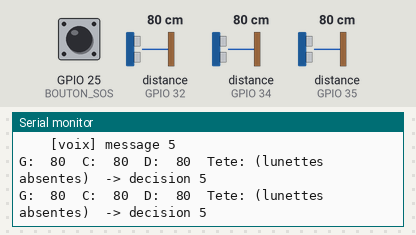
Recording of a sketch running on a simulated ESP32. On the bench: the last lines printed to the serial monitor. Wiring (inferred from the names in the program): 3 × ultrasonic range finder: trigger GPIO 13, echo GPIO 34 / trigger GPIO 14, echo GPIO 35 / trigger GPIO 27, echo GPIO 32. Inputs (shaded band) come from the test bench; at power-on: distance to the obstacle (sensors on GPIO 32, GPIO 34, GPIO 35) 80 cm, GPIO 25 (BOUTON_SOS) HIGH. The echo pulse lasts 58.3 µs per cm; WiFi joins after 1.5 s; servers stay silent unless stated; the audio player accepts every command and is not drawn.

Above: at 3.6 s.
3.7 s: distance to the obstacle (sensor on GPIO 32) set to 2 cm
At 4.26 s:
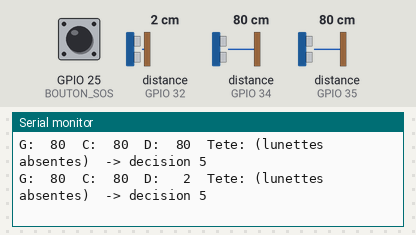
6.2 s: distance to the obstacle (sensor on GPIO 34) set to 2 cm
At 6.72 s:
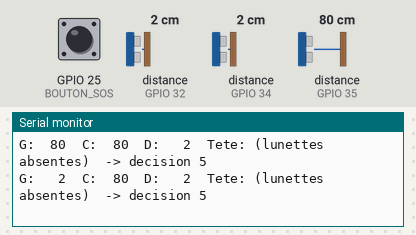
8.6 s: distance to the obstacle (sensor on GPIO 35) set to 2 cm
At 9.08 s:
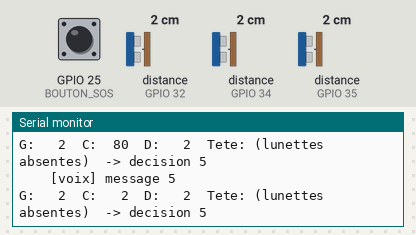
11.0 s: GPIO 25 (BOUTON_SOS) pulled LOW for 3.2 s
At 12.73 s:
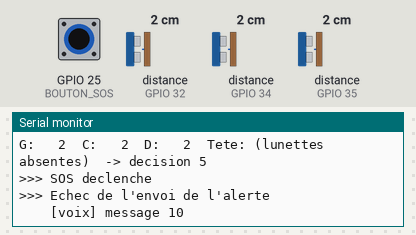
15.7 s: distance to the obstacle (sensor on GPIO 32) set to 18 cm
At 16.25 s:
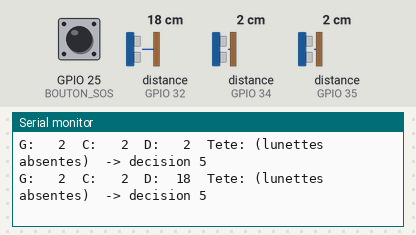
18.1 s: distance to the obstacle (sensor on GPIO 34) set to 18 cm
At 18.55 s:
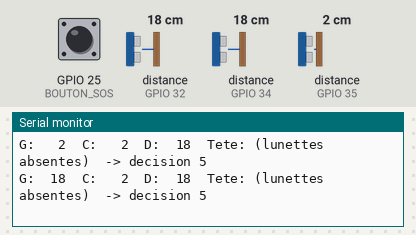
Timing chart, 0 to 21.1 s (numbered marks = the images above; inputs shaded):
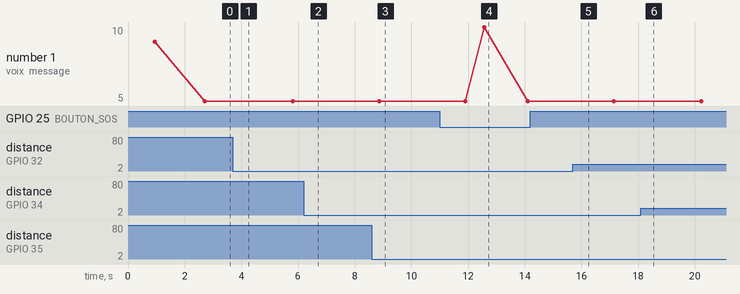

Measured:
- after the input at 3.7 s, the serial monitor: prints a new line after 0.33 s (image 1)
- after the input at 6.2 s, the serial monitor: prints a new line after 0.30 s (image 2)
- after the input at 8.6 s, the serial monitor: prints a new line after 0.26 s (image 3)
- after the input at 11.0 s, the serial monitor: prints a new line after 1.5 s (image 4)
- after the input at 15.7 s, the serial monitor: prints a new line after 0.33 s (image 5)
- after the input at 18.1 s, the serial monitor: prints a new line after 0.24 s (image 6)

The sketch:

canne_finale.ino
```cpp
// ============================================================
//  Projet 3 - CANNE INTELLIGENTE (programme final)
//
//  - 3 capteurs HC-SR04 (gauche, centre, droite)
//  - réception de la distance "tête" envoyée par les lunettes (ESP-NOW)
//  - décision : quel message dire
//  - messages vocaux par le DFPlayer Mini (écouteurs)
//  - bouton SOS (appui long) : alerte Telegram par Wi-Fi
//
//  Câblage (voir Documentation_Projet3.md) :
//    Gauche : Trig GPIO 13, Echo -> pont diviseur -> GPIO 34
//    Centre : Trig GPIO 14, Echo -> pont diviseur -> GPIO 35
//    Droite : Trig GPIO 27, Echo -> pont diviseur -> GPIO 32
//    DFPlayer : GPIO 17 (TX2) -> 1 kOhm -> RX ; TX -> GPIO 16 (RX2)
//    Bouton SOS : GPIO 25 <-> GND
//
//  Carte : "ESP32 Dev Module"   Moniteur série : 115200 bauds
//  Bibliothèque : DFRobotDFPlayerMini
// ============================================================

#include <WiFi.h>
#include <esp_now.h>
#include <esp_wifi.h>
#include <WiFiClientSecure.h>
#include <HTTPClient.h>
#include <DFRobotDFPlayerMini.h>

// ------------------------------------------------------------
//  À CONFIGURER
//  Laisser vide ("") pour fonctionner sans Wi-Fi ni Telegram.
//  WIFI_SSID doit être IDENTIQUE dans lunettes.ino.
// ------------------------------------------------------------
const char* WIFI_SSID        = "";   // nom du partage de connexion
const char* WIFI_PASSWORD    = "";   // mot de passe du partage de connexion
const char* TELEGRAM_TOKEN   = "";   // jeton du bot (donné par @BotFather)
const char* TELEGRAM_CHAT_ID = "";   // identifiant du destinataire de l'alerte

// ------------------------------------------------------------
//  Broches
// ------------------------------------------------------------
const int NB_CAPTEURS = 3;
const int GAUCHE = 0, CENTRE = 1, DROITE = 2;
const int TRIG[NB_CAPTEURS] = {13, 14, 27};
const int ECHO[NB_CAPTEURS] = {34, 35, 32};
const char* NOM[NB_CAPTEURS] = {"G", "C", "D"};

const int BOUTON_SOS = 25;
const int DF_RX = 16;   // reçoit le TX du DFPlayer
const int DF_TX = 17;   // envoie vers le RX du DFPlayer (via 1 kOhm)

// ------------------------------------------------------------
//  Réglages
// ------------------------------------------------------------
const long SEUIL_OBSTACLE = 120;      // cm : en dessous, un capteur de la canne est "bloqué"
const long SEUIL_TETE     = 100;      // cm : obstacle à hauteur de tête
const long TIMEOUT_US     = 25000;    // attente max de l'écho (environ 4 m)
const int  PAUSE_CAPTEUR_MS = 35;     // pause après chaque mesure (évite les échos croisés)

const unsigned long MIN_ENTRE_MESSAGES = 1500;  // ms entre deux messages différents
const unsigned long REPETITION_MS      = 3000;  // ms avant de répéter le même message
const unsigned long LUNETTES_TIMEOUT   = 1500;  // ms sans nouvelles : lunettes absentes
const unsigned long DUREE_APPUI_SOS    = 1500;  // ms d'appui pour déclencher le SOS
const int VOLUME = 20;                          // volume du DFPlayer (0 à 30)

// ------------------------------------------------------------
//  Messages : numéro du fichier dans le dossier mp3 de la carte SD
// ------------------------------------------------------------
const int MSG_AUCUN         = 0;
const int MSG_OBST_GAUCHE   = 1;   // 0001.mp3 « Obstacle à gauche »
const int MSG_OBST_DROITE   = 2;   // 0002.mp3 « Obstacle à droite »
const int MSG_ALLER_GAUCHE  = 3;   // 0003.mp3 « Obstacle devant, allez à gauche »
const int MSG_ALLER_DROITE  = 4;   // 0004.mp3 « Obstacle devant, allez à droite »
const int MSG_STOP          = 5;   // 0005.mp3 « Stop, obstacle »
const int MSG_HAUTEUR       = 6;   // 0006.mp3 « Attention, obstacle en hauteur »
const int MSG_TOUT_DROIT    = 7;   // 0007.mp3 « Continuez tout droit »
const int MSG_ALERTE_OK     = 8;   // 0008.mp3 « Alerte envoyée »
const int MSG_PRET          = 9;   // 0009.mp3 « Système prêt »
const int MSG_ALERTE_ECHEC  = 10;  // 0010.mp3 « Alerte non envoyée »

// ------------------------------------------------------------
//  Paquet reçu des lunettes (identique dans lunettes.ino)
// ------------------------------------------------------------
const uint32_t CODE_PROJET = 0x43414E45;   // "CANE" : ignore les autres appareils ESP-NOW
typedef struct __attribute__((packed)) {
  uint32_t code;
  int16_t  distanceCm;   // -1 = rien détecté
  uint16_t numero;
} PaquetLunettes;

volatile int16_t teteDistance = -1;
volatile unsigned long teteDerniereReception = 0;

// ------------------------------------------------------------
//  Variables
// ------------------------------------------------------------
HardwareSerial dfSerial(2);
DFRobotDFPlayerMini df;
bool dfOk = false;

long historique[NB_CAPTEURS][3];   // 3 dernières mesures de chaque capteur
int  indexHisto[NB_CAPTEURS] = {0, 0, 0};
long distance[NB_CAPTEURS] = {-1, -1, -1};

int dernierMessage = MSG_AUCUN;
unsigned long dernierMessageMs = 0;
bool obstacleEnCours = false;
bool annoncerToutDroit = false;

// ============================================================
//  Mesure des capteurs
// ============================================================

// Une mesure. Renvoie la distance en cm, ou -1 si rien n'est détecté.
long mesureBrute(int i) {
  // Si le capteur n'a rien vu à la mesure précédente, Echo reste à HIGH
  // jusqu'à environ 60 ms : on attend la fin avant de redéclencher.
  unsigned long t = millis();
  while (digitalRead(ECHO[i]) == HIGH && millis() - t < 100) {}

  digitalWrite(TRIG[i], LOW);
  delayMicroseconds(2);
  digitalWrite(TRIG[i], HIGH);
  delayMicroseconds(10);
  digitalWrite(TRIG[i], LOW);

  long duree = pulseIn(ECHO[i], HIGH, TIMEOUT_US);
  if (duree == 0) return -1;
  return duree / 58;
}

// Médiane de 3 valeurs ; -1 ("rien") est traité comme très loin.
long mediane3(long a, long b, long c) {
  long m[3] = {a < 0 ? 9999 : a, b < 0 ? 9999 : b, c < 0 ? 9999 : c};
  if (m[0] > m[1]) { long t = m[0]; m[0] = m[1]; m[1] = t; }
  if (m[1] > m[2]) { long t = m[1]; m[1] = m[2]; m[2] = t; }
  if (m[0] > m[1]) { long t = m[0]; m[0] = m[1]; m[1] = t; }
  return (m[1] == 9999) ? -1 : m[1];
}

// Mesure un capteur et met à jour sa distance filtrée (médiane des 3 dernières mesures).
void mettreAJourCapteur(int i) {
  historique[i][indexHisto[i]] = mesureBrute(i);
  indexHisto[i] = (indexHisto[i] + 1) % 3;
  distance[i] = mediane3(historique[i][0], historique[i][1], historique[i][2]);
}

// ============================================================
//  Lunettes (ESP-NOW)
// ============================================================

void surReception(const esp_now_recv_info_t* info, const uint8_t* data, int len) {
  if (len != sizeof(PaquetLunettes)) return;
  PaquetLunettes p;
  memcpy(&p, data, sizeof(p));
  if (p.code != CODE_PROJET) return;
  teteDistance = p.distanceCm;
  teteDerniereReception = millis();
}

bool lunettesConnectees() {
  return teteDerniereReception != 0 && millis() - teteDerniereReception < LUNETTES_TIMEOUT;
}

// ============================================================
//  Wi-Fi : canne et lunettes doivent être sur le même canal radio.
//  Règle commune : canal du réseau WIFI_SSID s'il est trouvé, sinon canal 1.
// ============================================================

int canalDuReseau(const char* ssid) {
  if (strlen(ssid) == 0) return 0;
  int n = WiFi.scanNetworks();
  int canal = 0;
  for (int i = 0; i < n; i++) {
    if (WiFi.SSID(i) == ssid) { canal = WiFi.channel(i); break; }
  }
  WiFi.scanDelete();
  return canal;
}

void forcerCanal(int canal) {
  esp_wifi_set_promiscuous(true);
  esp_wifi_set_channel(canal, WIFI_SECOND_CHAN_NONE);
  esp_wifi_set_promiscuous(false);
}

void demarrerRadio() {
  WiFi.mode(WIFI_STA);
  WiFi.disconnect();
  delay(100);

  int canal = canalDuReseau(WIFI_SSID);

  if (canal > 0) {
    Serial.printf("Connexion au Wi-Fi \"%s\" (canal %d)...\n", WIFI_SSID, canal);
    WiFi.begin(WIFI_SSID, WIFI_PASSWORD);
    unsigned long t = millis();
    while (WiFi.status() != WL_CONNECTED && millis() - t < 10000) delay(200);
  }

  if (WiFi.status() == WL_CONNECTED) {
    WiFi.setAutoReconnect(true);
    Serial.printf("Wi-Fi connecte, canal %d\n", WiFi.channel());
  } else {
    WiFi.setAutoReconnect(false);
    WiFi.disconnect();
    if (canal == 0) canal = 1;
    forcerCanal(canal);
    Serial.printf("Pas de Wi-Fi : fonctionnement local sur le canal %d (SOS indisponible)\n", canal);
  }

  if (esp_now_init() != ESP_OK) {
    Serial.println("ERREUR : ESP-NOW n'a pas demarre");
    return;
  }
  esp_now_register_recv_cb(surReception);
  Serial.println("ESP-NOW pret : en attente des lunettes");
}

// ============================================================
//  SOS : alerte Telegram
// ============================================================

String encoderUrl(const String& s) {
  String r;
  const char* hex = "0123456789ABCDEF";
  for (unsigned int i = 0; i < s.length(); i++) {
    uint8_t c = s[i];
    if (isalnum(c) || c == '-' || c == '_' || c == '.' || c == '~') r += (char)c;
    else { r += '%'; r += hex[c >> 4]; r += hex[c & 15]; }
  }
  return r;
}

bool envoyerTelegram(const String& texte) {
  if (strlen(TELEGRAM_TOKEN) == 0 || strlen(TELEGRAM_CHAT_ID) == 0) return false;
  if (WiFi.status() != WL_CONNECTED) return false;

  WiFiClientSecure client;
  client.setInsecure();   // pas de vérification du certificat (suffisant pour un prototype)
  HTTPClient http;
  String url = String("https://api.telegram.org/bot") + TELEGRAM_TOKEN +
               "/sendMessage?chat_id=" + TELEGRAM_CHAT_ID + "&text=" + encoderUrl(texte);
  if (!http.begin(client, url)) return false;
  http.setTimeout(8000);
  int code = http.GET();
  http.end();
  Serial.printf("Telegram : reponse HTTP %d\n", code);
  return code == 200;
}

void declencherSOS() {
  Serial.println(">>> SOS declenche");
  String texte = "ALERTE SOS : la personne equipee de la canne intelligente demande de l'aide.";
  texte += lunettesConnectees() ? " (lunettes connectees)" : " (lunettes non connectees)";

  bool ok = envoyerTelegram(texte);
  Serial.println(ok ? ">>> Alerte envoyee" : ">>> Echec de l'envoi de l'alerte");
  jouer(ok ? MSG_ALERTE_OK : MSG_ALERTE_ECHEC);
}

// Appui long sur le bouton : déclenche le SOS une seule fois par appui.
void gererBoutonSOS() {
  static unsigned long debutAppui = 0;
  static bool dejaDeclenche = false;

  if (digitalRead(BOUTON_SOS) == LOW) {
    if (debutAppui == 0) debutAppui = millis();
    if (!dejaDeclenche && millis() - debutAppui >= DUREE_APPUI_SOS) {
      dejaDeclenche = true;
      declencherSOS();
    }
  } else {
    debutAppui = 0;
    dejaDeclenche = false;
  }
}

// ============================================================
//  Décision et voix
// ============================================================

bool bloque(long d) { return d >= 0 && d < SEUIL_OBSTACLE; }
long espaceLibre(long d) { return d < 0 ? 9999 : d; }

int decider(long g, long c, long d, long tete) {
  if (tete >= 0 && tete < SEUIL_TETE) return MSG_HAUTEUR;   // priorité

  bool G = bloque(g), C = bloque(c), D = bloque(d);

  if (C) {
    if (G && D)  return MSG_STOP;
    if (!G && D) return MSG_ALLER_GAUCHE;
    if (G && !D) return MSG_ALLER_DROITE;
    return espaceLibre(g) >= espaceLibre(d) ? MSG_ALLER_GAUCHE : MSG_ALLER_DROITE;
  }
  if (G && D) return MSG_TOUT_DROIT;   // passage étroit : on peut avancer au centre
  if (G)      return MSG_OBST_GAUCHE;
  if (D)      return MSG_OBST_DROITE;
  return MSG_AUCUN;
}

void jouer(int msg) {
  if (dfOk) df.playMp3Folder(msg);
  dernierMessage = msg;
  dernierMessageMs = millis();
  Serial.printf("    [voix] message %d\n", msg);
}

// Décide si le message doit être dit maintenant (anti-répétition).
void annoncer(int msg) {
  unsigned long ecoule = millis() - dernierMessageMs;

  if (msg == MSG_AUCUN) {
    if (obstacleEnCours) { obstacleEnCours = false; annoncerToutDroit = true; }
    if (annoncerToutDroit && ecoule >= MIN_ENTRE_MESSAGES) {
      annoncerToutDroit = false;
      jouer(MSG_TOUT_DROIT);
    }
    return;
  }

  obstacleEnCours = true;
  annoncerToutDroit = false;

  bool urgent    = (msg == MSG_HAUTEUR && dernierMessage != MSG_HAUTEUR);
  bool nouveau   = (msg != dernierMessage && ecoule >= MIN_ENTRE_MESSAGES);
  bool repetition = (msg == dernierMessage && ecoule >= REPETITION_MS);

  if (urgent || nouveau || repetition) jouer(msg);
}

// ============================================================
//  Affichage pour le moniteur série
// ============================================================

void afficherEtat(int msg) {
  static unsigned long dernierAffichage = 0;
  if (millis() - dernierAffichage < 300) return;
  dernierAffichage = millis();

  for (int i = 0; i < NB_CAPTEURS; i++) {
    if (distance[i] < 0) Serial.printf("%s: ---  ", NOM[i]);
    else                 Serial.printf("%s:%4ld  ", NOM[i], distance[i]);
  }
  if (lunettesConnectees()) {
    if (teteDistance < 0) Serial.print("Tete: ---  ");
    else                  Serial.printf("Tete:%4d  ", teteDistance);
  } else {
    Serial.print("Tete: (lunettes absentes)  ");
  }
  Serial.printf("-> decision %d\n", msg);
}

// ============================================================
//  Programme principal
// ============================================================

void setup() {
  Serial.begin(115200);
  delay(300);
  Serial.println();
  Serial.println("=== CANNE INTELLIGENTE ===");

  for (int i = 0; i < NB_CAPTEURS; i++) {
    pinMode(TRIG[i], OUTPUT);
    digitalWrite(TRIG[i], LOW);
    pinMode(ECHO[i], INPUT);
    for (int k = 0; k < 3; k++) historique[i][k] = -1;
  }
  pinMode(BOUTON_SOS, INPUT_PULLUP);

  dfSerial.begin(9600, SERIAL_8N1, DF_RX, DF_TX);
  dfOk = df.begin(dfSerial);
  if (dfOk) {
    df.volume(VOLUME);
    Serial.println("DFPlayer pret");
  } else {
    Serial.println("DFPlayer non detecte : verifier TX/RX, l'alimentation et la carte SD (fonctionnement sans voix)");
  }

  demarrerRadio();

  jouer(MSG_PRET);
  delay(1500);
}

void loop() {
  for (int i = 0; i < NB_CAPTEURS; i++) {
    gererBoutonSOS();
    mettreAJourCapteur(i);
    delay(PAUSE_CAPTEUR_MS);
  }

  long tete = lunettesConnectees() ? teteDistance : -1;
  int msg = decider(distance[GAUCHE], distance[CENTRE], distance[DROITE], tete);
  annoncer(msg);
  afficherEtat(msg);
}
```
